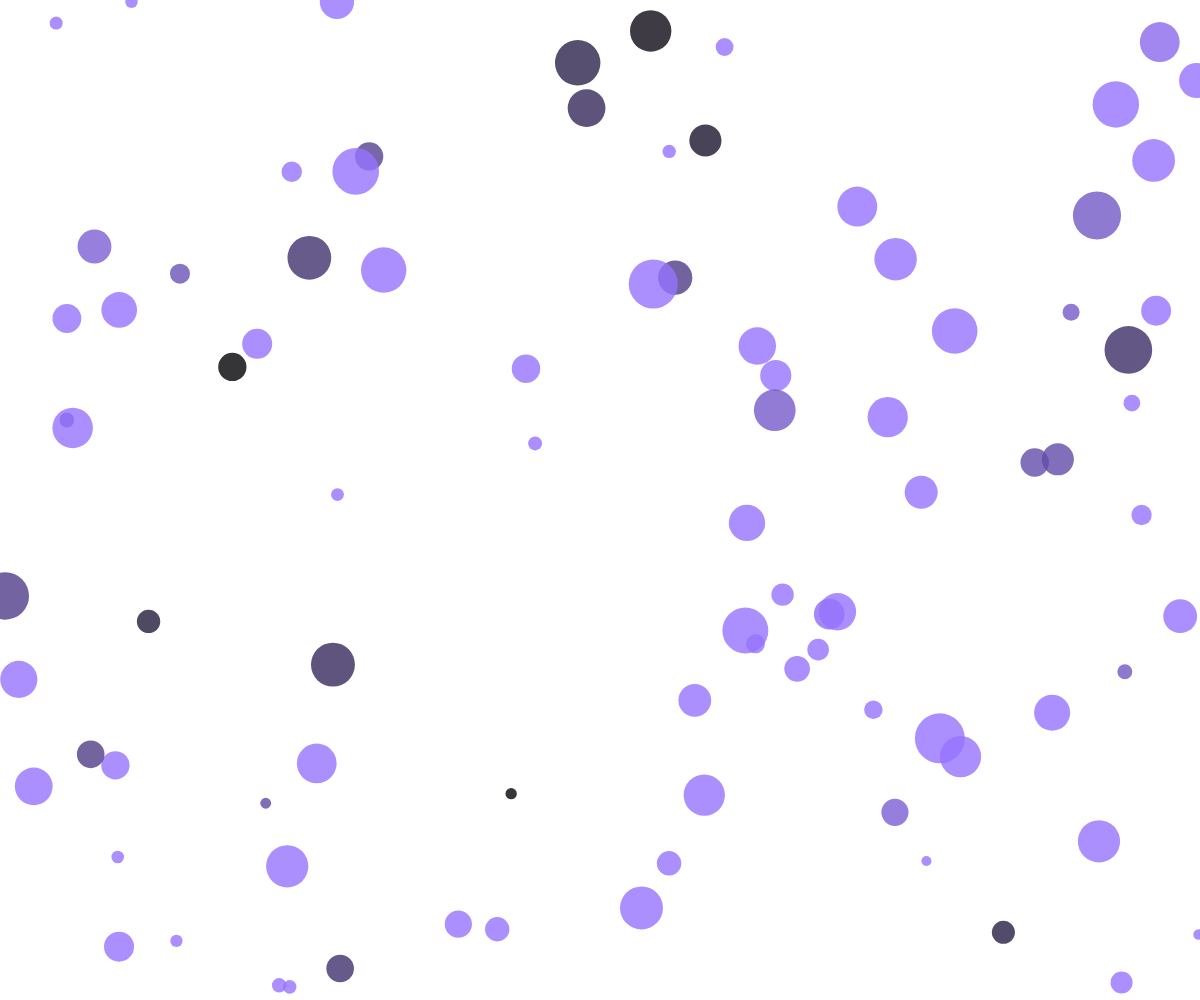
Frame 1 (no input)
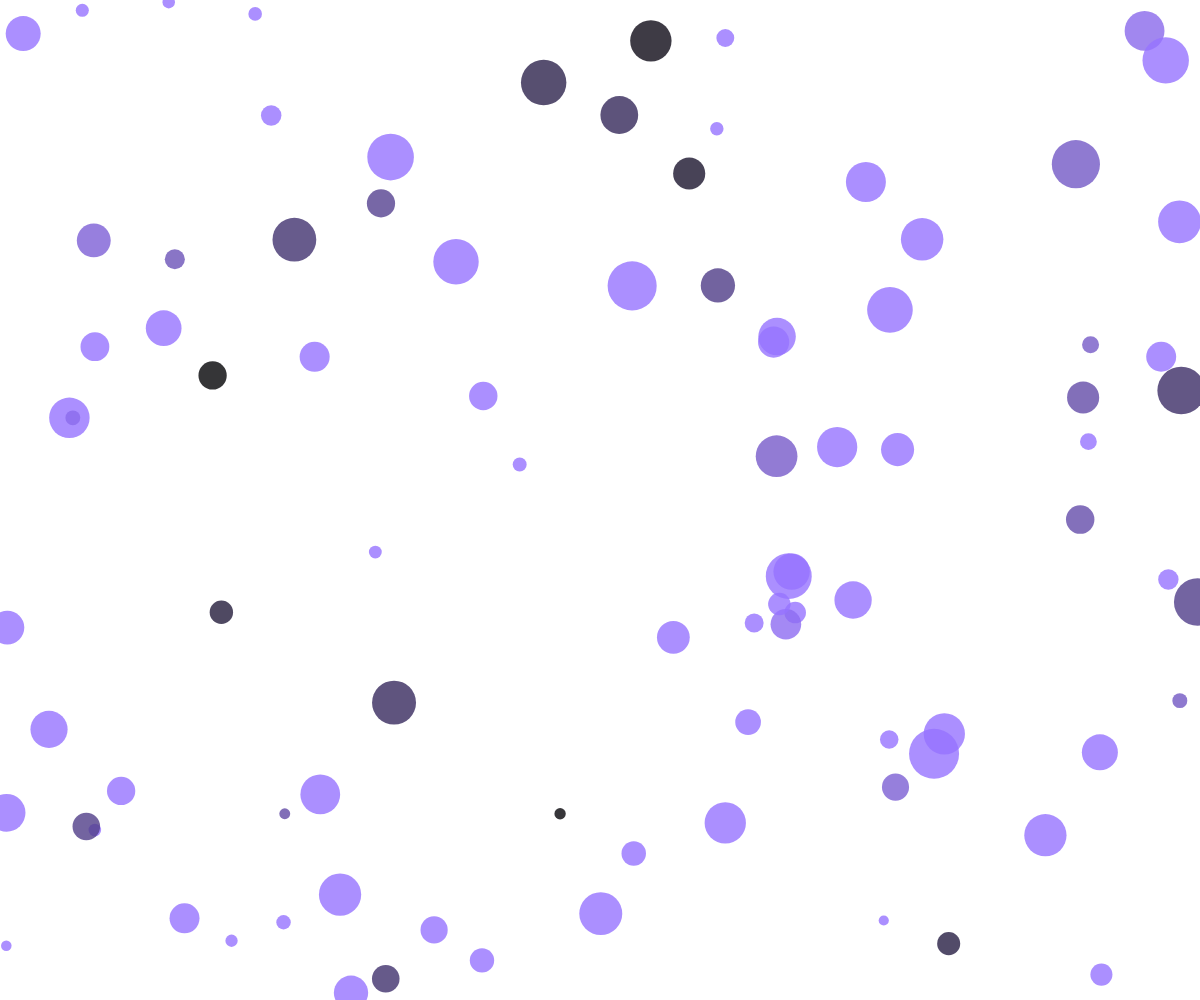
Frame 60 (no input)
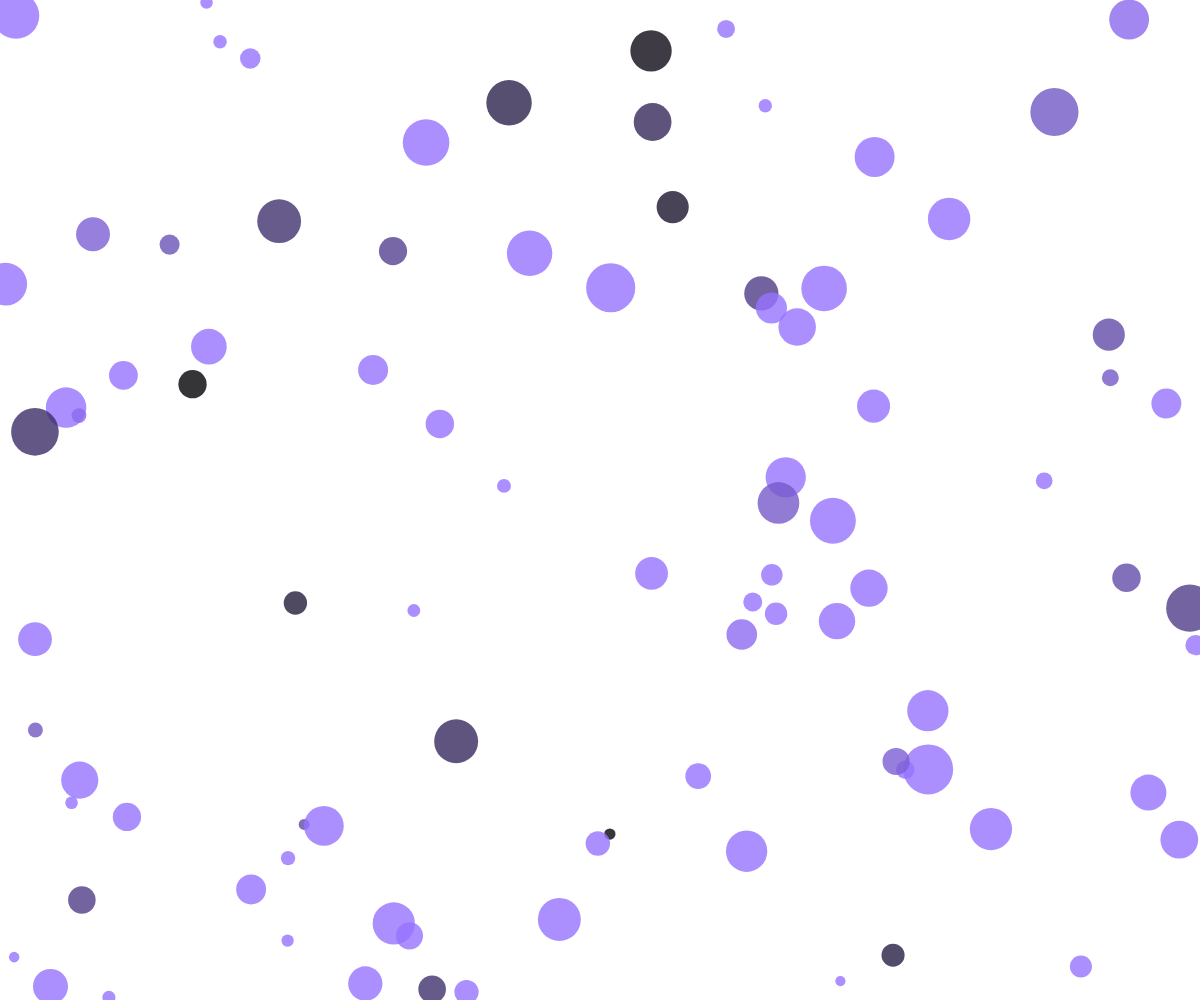
Frame 120 (the mouse pressed at the canvas centre since frame 60)

The p5.js sketch that drew these frames (run headless with seeded random() and noise() and a simulated clock; from frame 60 on, the mouse is pressed at the canvas centre):

// p5.js sketch
// ── sketch.js
let circles = [];

function setup() {
  createCanvas(windowWidth, windowHeight);
  colorMode(HSB, 360, 100, 100); // HSB色空間を使用
  noStroke();

  // 初期状態で円を生成
  for (let i = 0; i < 90; i++) {
    circles.push(new Circle(random(width), random(height), random(10, 50), random(360)));
  }
}

function draw() {
  background(255);

  // 各円を更新して描画
  for (let circle of circles) {
    circle.update();
    circle.display();
  }
}

// Circleクラス
class Circle {
  constructor(x, y, size, hue) {
    this.x = x;
    this.y = y;
    this.size = size;
    this.hue = hue;
    this.angle = random(TWO_PI);
    this.speed = random(0.1, 1.25);
  }

  update() {
    // 円がふわふわと動くように位置を更新
    this.x += cos(this.angle) * this.speed;
    this.y += sin(this.angle) * this.speed;

    // 画面の端に到達したら反対側に再配置
    if (this.x > width) this.x = 0;
    if (this.x < 0) this.x = width;
    if (this.y > height) this.y = 0;
    if (this.y < 0) this.y = height;
  }

  display() {
    fill(255, 55, this.hue, 0.8); // 色相、彩度、明度、透明度
    ellipse(this.x, this.y, this.size, this.size);
  }
}
